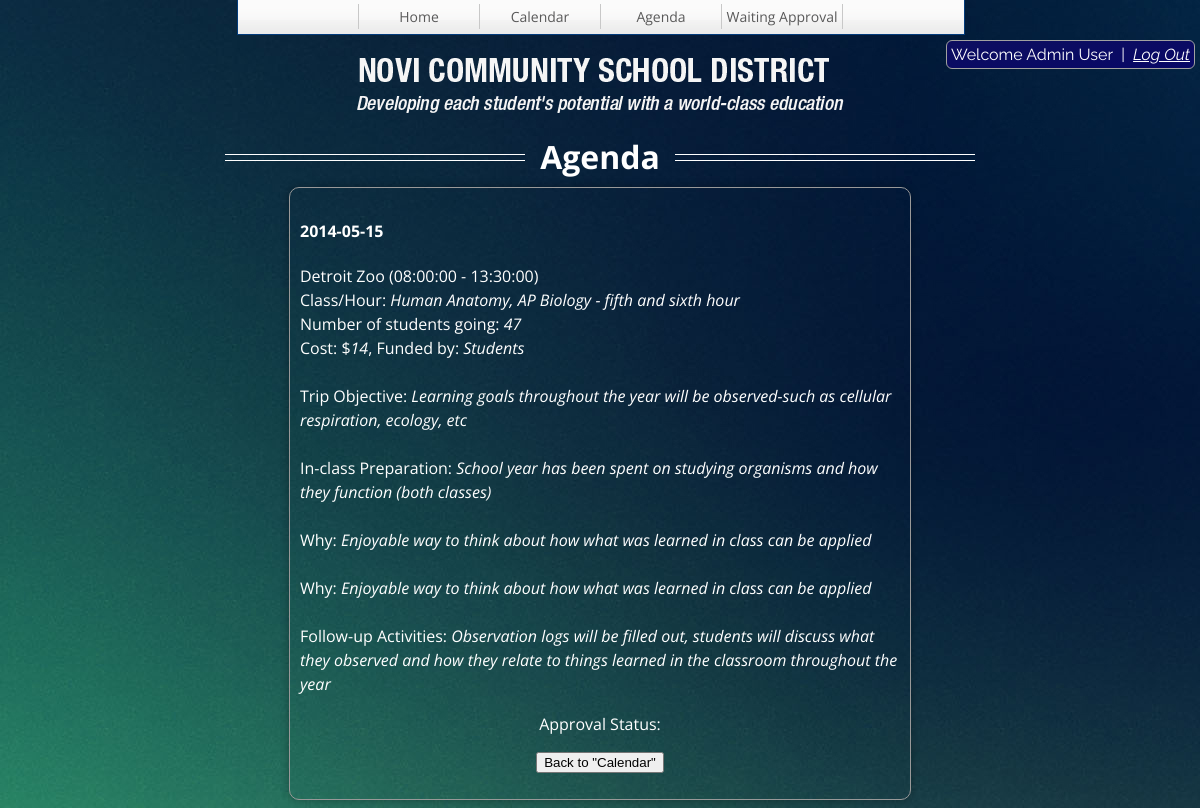
Page /admin?page=detail2&trip=4 (signed in) on the committed database.
### tables this page shows
CREATE TABLE IF NOT EXISTS `USER` (
  `userid` int(11) NOT NULL AUTO_INCREMENT,
  `username` varchar(40) NOT NULL,
  `password` varchar(40) NOT NULL,
  `privilege` int(1) NOT NULL,
  `name` varchar(30) NOT NULL,
  `email` varchar(40) NOT NULL,
  `lastLogin` timestamp NOT NULL,
  PRIMARY KEY (`userid`),
  KEY `userid` (`userid`)
);

CREATE TABLE IF NOT EXISTS `FIELD_TRIP` (
  `eventid` int(11) NOT NULL AUTO_INCREMENT,
  `userid` int(11) NOT NULL,
  `date` date NOT NULL,
  `startTime` time NOT NULL,
  `endTime` time NOT NULL,
  `destination` varchar(100) NOT NULL,
  `classhour` varchar(200) NOT NULL,
  `numstudent` int(10) NOT NULL,
  `cost` int(11) NOT NULL,
  `fund` varchar(50) DEFAULT NULL,
  `objective` varchar(1000) NOT NULL,
  `classactivities` varchar(1000) NOT NULL,
  `why` varchar(1000) NOT NULL,
  `followup` varchar(1000) NOT NULL,
  `approval` tinyint(1) NOT NULL DEFAULT '0',
  `comments` varchar(1000) DEFAULT NULL,
  `approvalDate` timestamp NULL DEFAULT NULL,
  `created` timestamp NOT NULL DEFAULT CURRENT_TIMESTAMP,
  PRIMARY KEY (`eventid`)
);

### classes/mysql.php (called while the page is built, shortened)
<?php
class mysql {
	private $conn;
	function __construct() {
		$this->conn = new mysqli(DB_SERVER, DB_USER, DB_PASSWORD, DB_NAME) or
					  die('There was a problem connecting to the database.');
	}
	function get_userinfo($username, $column){
		$result = $this->conn->query("SELECT * FROM USER WHERE username = '$username' LIMIT 1");
		if ($data = mysqli_fetch_array($result)){
			return $data[$column];
		}
		return 0;
	}
	function get_specifictrip($eventid){
		$result = $this->conn->query("SELECT * FROM FIELD_TRIP WHERE eventid = '$eventid' LIMIT 1");
		if ($data = mysqli_fetch_array($result)){
			return $data;
		}
		return 0;
	}
}

### adminpages/detail2.php (the view, shortened to what this page needs)
<?php
$tripdetail = $mysql->get_specifictrip($_GET['trip']);
$fundedby = $tripdetail[fund];
if ($tripdetail[fund] == null || $tripdetail[fund] == "") { $fundedby = "Students"; }
$display = '<h4>'.$tripdetail[date].'</h4><p>'.$tripdetail[destination].' ('.$tripdetail[startTime].' - '.$tripdetail[endTime].')<br>Class/Hour: <i>'.$tripdetail[classhour].'</i><br>Number of students going: <i>'.$tripdetail[numstudent].'</i><br>Cost: $<i>'.$tripdetail[cost].'</i>, Funded by: <i>'.$fundedby.'</i><br><br>Trip Objective: <i>'.$tripdetail[objective].'</i><br><br>In-class Preparation: <i>'.$tripdetail[classactivities].'</i><br><br>Why: <i>'.$tripdetail[why].'</i><br><br>Why: <i>'.$tripdetail[why].'</i><br><br>Follow-up Activities: <i>'.$tripdetail[followup].'</i><br><center>Approval Status: <i>'.$approval.'</i></center></p>';
?>
<center><h1><span>Agenda</span></h1></center>
<div id="list">
<?php echo $display ?>
<form method=post action="?page=calendar"><center><input type=submit value="Back to &quot;Calendar&quot;"></center></form>
</div>

### adminpages/header.php
<div id="logout">
<?php echo "Welcome $name&nbsp&nbsp|&nbsp&nbsp";?>
<a href="login.php?status=logout" class = "logout">Log Out</a>
</div>
<div id="nav">
<div class="links">
<ul>
<center>
<li><a></a></li>
<li><a href="?page=index">Home</a></li>
<li><a href="?page=calendar">Calendar</a></li>
<li><a href="?page=agenda">Agenda</a></li>
<li><a href="?page=waiting">Waiting Approval</a></li>
</center>
</ul>
</div>
</div>
<div id="logo">
<center><img src="images/title_main.png" width="487" height="55" /></center>
</div>

### css/user.css (style rules this page uses)
html { font-family: "Open Sans", helvetica, sans-serif; color: white; background: #FFFFFF url(../images/background.jpg) no-repeat; background-attachment: fixed; }
h1 { line-height: 0.5; text-align: center; }
h1 span { display: inline-block; position: relative; }
h1 span:before, h1 span:after { content: ""; position: absolute; height: 5px; border-bottom: 1px solid white; border-top: 1px solid white; top: 5; width: 300px; }
h1 span:before { right: 100%; margin-right: 15px; }
h1 span:after { left: 100%; margin-left: 15px; }
#logo { top:50px; height: 120px; margin-bottom:1px; position: relative; z-index: -5; }
#logout { background: linear-gradient(to bottom right, #0d0e60, #080866); font-family: "Raleway", sans-serif; border: 1.5px solid #a1a1a1; border-radius: 6px; padding: 4px; position: absolute; right:5px; top:40px; }
#logout a { font-style: italic; color:#FFFFFF; }
#nav { width: 726px; height: 34px; position: absolute; top: -1px; left: 50%; margin-left: -363px; background: transparent url(../images/navtile.png) repeat-x; border-style:solid; border-width:1px; border-color:#033c7c; text-align: center; }
#nav ul { float: right; text-align:left; list-style: none; width: 726px; margin: auto; padding: 0; display: inline; }
#nav ul li { display: inline; margin: 0; padding: 0; }
#nav ul li a { display: block; float: left; width: 120px; height: 18px; margin: 4px 0 1px; padding-top: 3px; padding-bottom: 4px; border-right: 1px solid #c8c8c8; text-align: center; font-size: 14px; color: #595959; text-decoration: none; }
#list { margin:auto; position:relative; width:600px; height:auto; line-height: 24px; -webkit-border-radius: 10px; -moz-border-radius: 10px; border-radius: 10px; padding:10px; border: 1px solid #999; border: inset 1px solid #333; -webkit-box-shadow: 0px 0px 8px rgba(0, 0, 0, 0.3); -moz-box-shadow: 0px 0px 8px rgba(0, 0, 0, 0.3); box-shadow: 0px 0px 8px rgba(0, 0, 0, 0.3); }

### rows in the picture
user: name "Admin User"
field_trip: date "2014-05-15", destination "Detroit Zoo", startTime "08:00:00", endTime "13:30:00", classhour "Human Anatomy, AP Biology - fifth and sixth hour", numstudent "47", cost "14", fund "Students", objective "Learning goals throughout the year will be observed-such as cellular respiration, ecology, etc", classactivities "School year has been spent on studying organisms and how they function (both classes)", why "Enjoyable way to think about how what was learned in class can be applied", followup "Observation logs will be filled out, students will discuss what they observed and how they relate to things learned in the classroom throughout the year"
